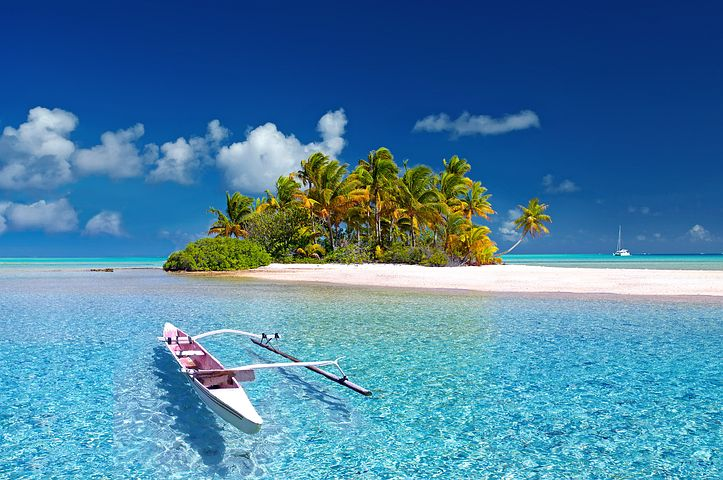
#> input picture ImageProcessingPython/PracticaIntroductioria/beach.jpeg, 723 x 480 px
$ python channels.py
#> lines starting #> are read from the running program, lines starting #| are printed output that depends on the picture
#!/usr/bin/env python3
# -*- coding: utf-8 -*-
"""
Created on Mon Feb  7 17:27:23 2022

Grey + RGB decomposition

@author: Ignacio Cordova Pou
"""
import matplotlib.pyplot as plt
import numpy as np

# Read
img = plt.imread('beach.jpeg')
#> img is the input picture: shape (480, 723, 3); mean R, G, B 72.9, 128.4, 163.1


#Grey-scale inputs 2d array:

imR = img[:,:,0]  #only R channel
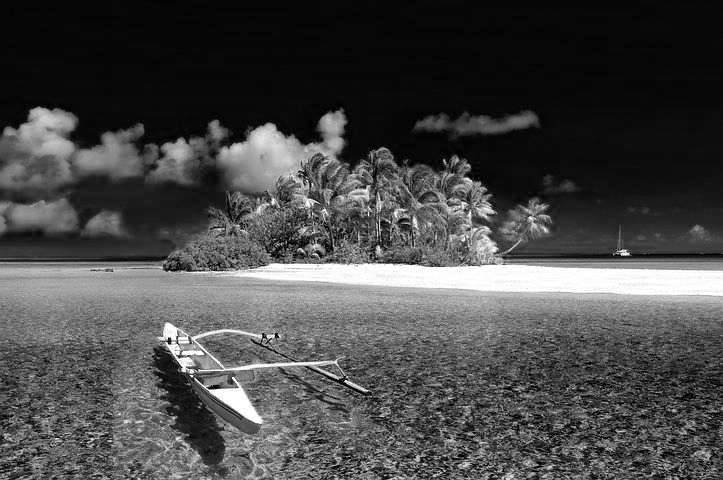
#> imR: shape (480, 723); min 0, max 255, mean 72.9
imG = img[:,:,1]  #only G channel
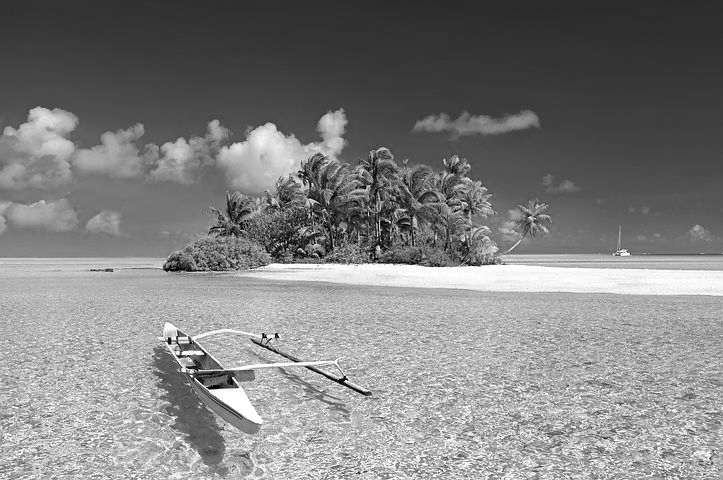
#> imG: shape (480, 723); min 0, max 255, mean 128.4
imB = img[:,:,2]  #only B channel
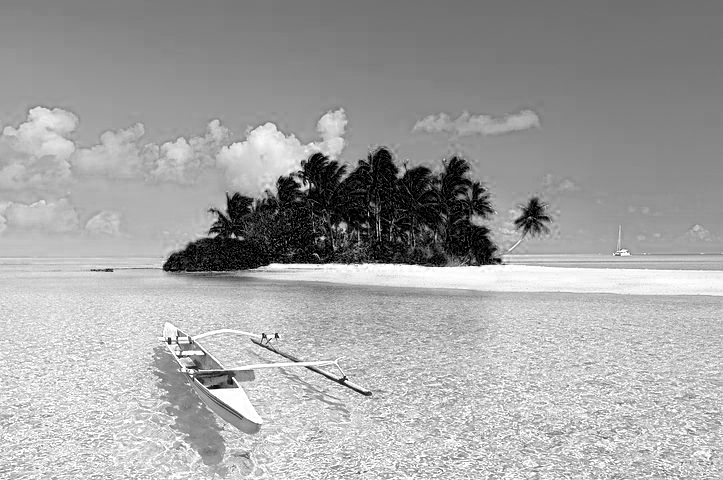
#> imB: shape (480, 723); min 0, max 255, mean 163.1

#plotting in grey-scale
plt.figure()
plt.subplot(2,3,1)
plt.title('Canal R')
plt.imshow(imR,cmap = 'gray')

plt.subplot(2,3,2)
plt.title('Canal G')
plt.imshow(imG,cmap = 'gray')

plt.subplot(2,3,3)
plt.title('Canal B')
plt.imshow(imB,cmap = 'gray')


# RGB inputs 3d-arrays

red= np.copy(img)
blue= np.copy(img)
green = np.copy(img)

red[:,:,1] = 0 #eliminates the other channels
red[:,:,2] = 0
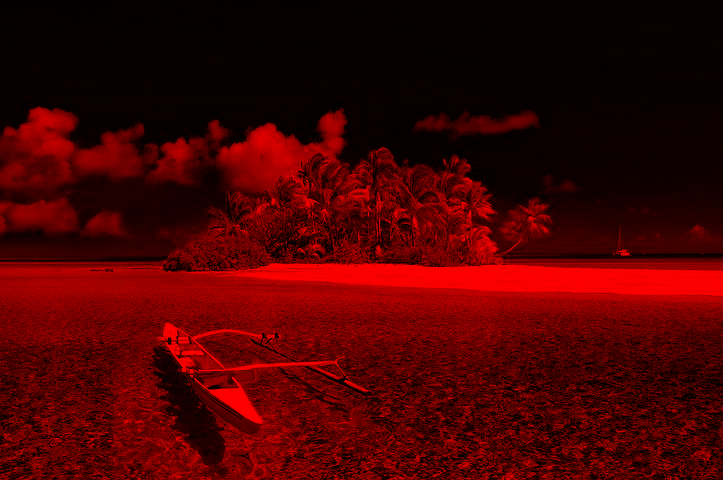
#> red: shape (480, 723, 3); mean R, G, B 72.9, 0, 0

green[:,:,0] = 0
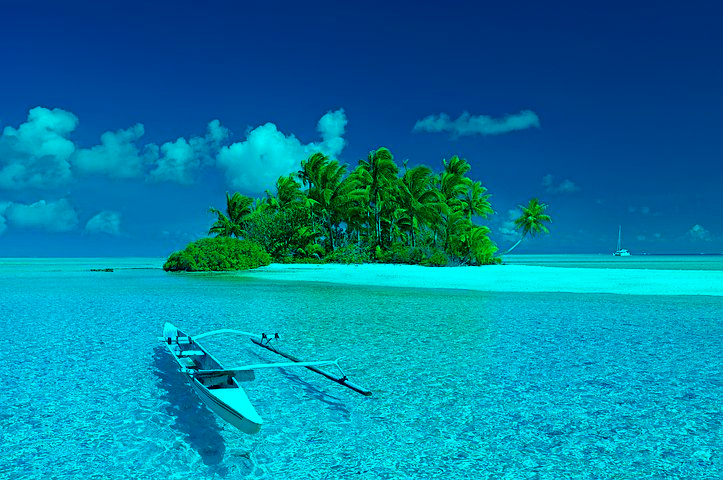
#> green: shape (480, 723, 3); mean R, G, B 0, 128.4, 163.1
green[:,:,2] = 0
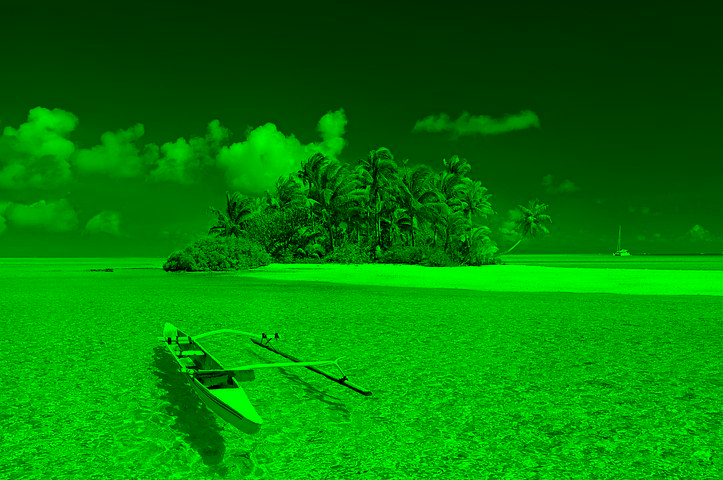
#> green: shape (480, 723, 3); mean R, G, B 0, 128.4, 0

blue[:,:,0] = 0
blue[:,:,1] = 0
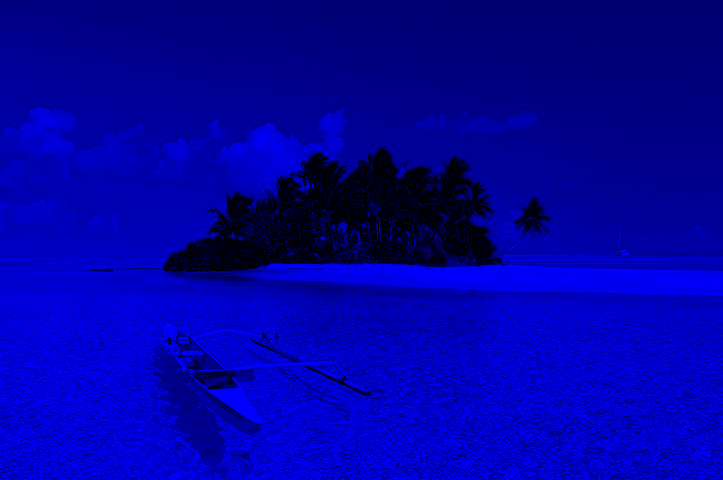
#> blue: shape (480, 723, 3); mean R, G, B 0, 0, 163.1

plt.subplot(2,3,4)
plt.imshow(red)

plt.subplot(2,3,5)
plt.imshow(green)

plt.subplot(2,3,6)
plt.imshow(blue)

$ run again, with ImageProcessingPython/PracticaIntroductioria/road.jpeg copied over ImageProcessingPython/PracticaIntroductioria/beach.jpeg
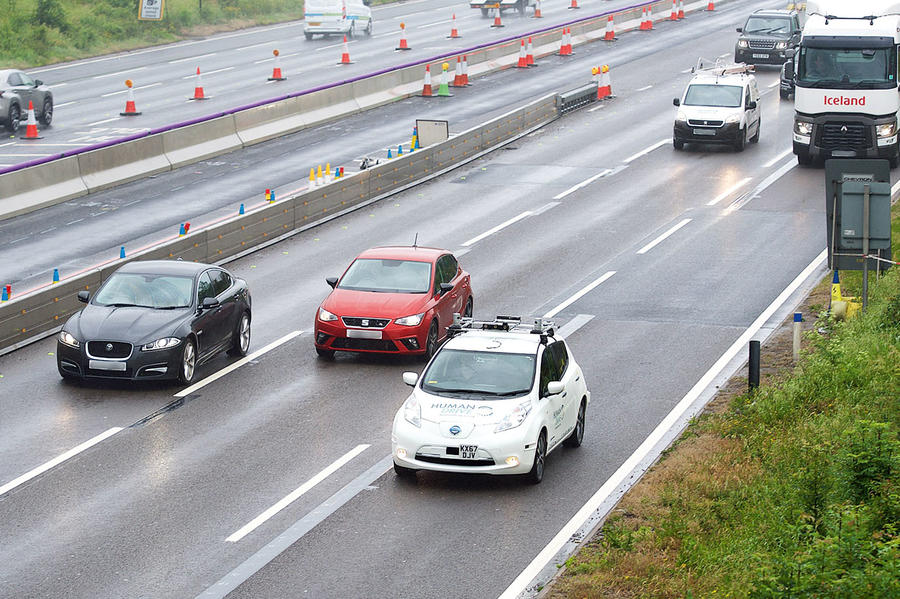
#> input picture ImageProcessingPython/PracticaIntroductioria/road.jpeg, 900 x 599 px
#> img is the input picture: shape (599, 900, 3); mean R, G, B 154.4, 156.3, 152.2
#> `green[:,:,2] = 0`:
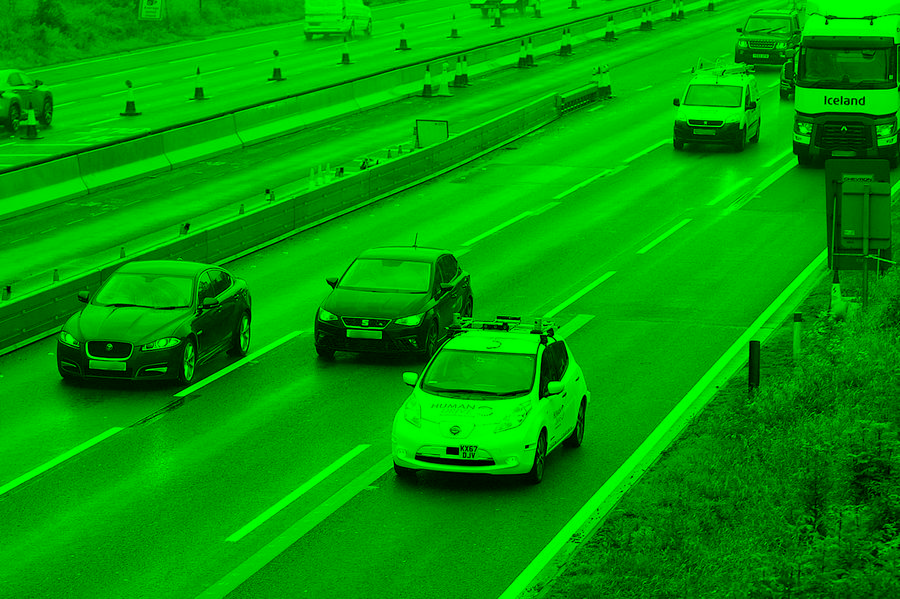
#> green: shape (599, 900, 3); mean R, G, B 0, 156.3, 0
#> `blue[:,:,1] = 0`:
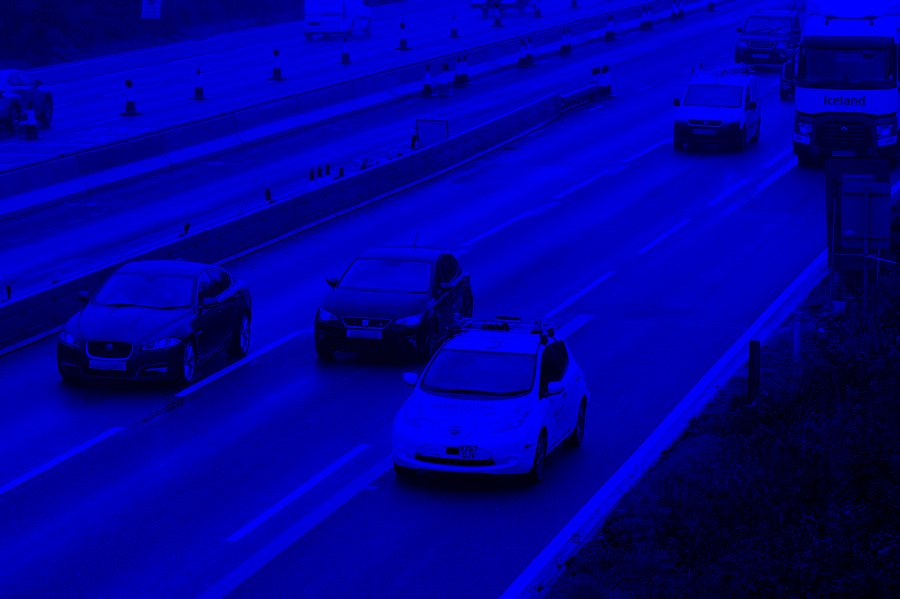
#> blue: shape (599, 900, 3); mean R, G, B 0, 0, 152.2
